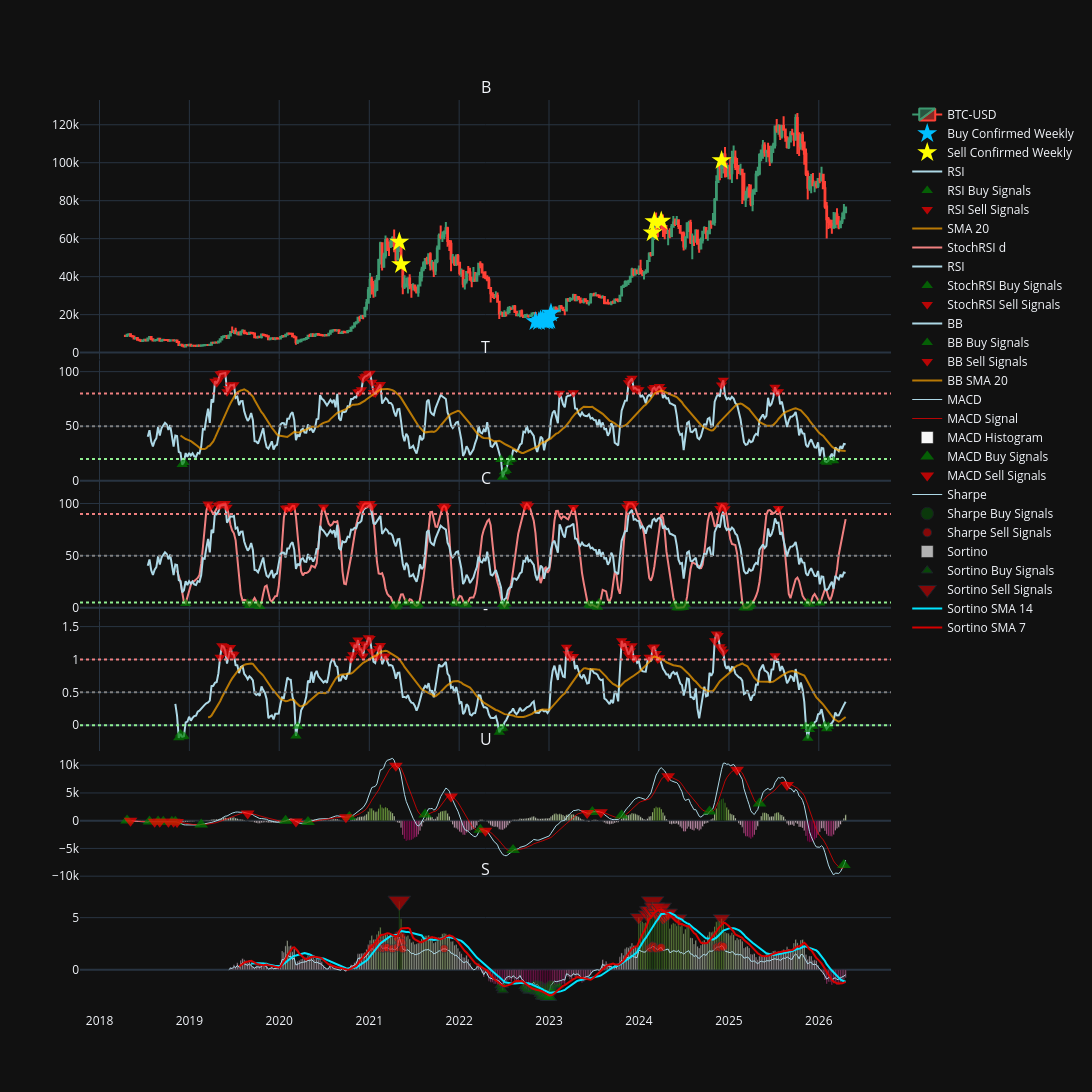

Write notebook code for a chart like this one.
### Markdown cell above
Figure BTC Weekly

### Code cell
fig_btc_weekly = make_subplots(
    rows=6, cols=1,
    shared_xaxes=True,
    vertical_spacing=0.0008,
    subplot_titles=('BTC-USD'),
    row_width=[1.0, 1.0, 1.0, 1.0, 1.0, 2.0]
)

fig_btc_weekly.add_trace(go.Candlestick(
    x=btc_weekly_df.index,
    open=btc_weekly_df['Open']['BTC-USD'],
    high=btc_weekly_df['High']['BTC-USD'],
    low=btc_weekly_df['Low']['BTC-USD'],
    close=btc_weekly_df['Close']['BTC-USD'],
    name='BTC-USD',

), row=1, col=1)

fig_btc_weekly.add_trace(go.Scatter(
    x=btc_weekly_df.index[buy_confirmed_weekly],
    y=btc_weekly_df['Close']['BTC-USD'][buy_confirmed_weekly],
    mode='markers',
    marker=dict(size=15,
                color='#00BFFF',
                symbol='star'),
    showlegend=True,
    name='Buy Confirmed Weekly'
), row=1, col=1)

fig_btc_weekly.add_trace(go.Scatter(
    x=btc_weekly_df.index[sell_confirmed_weekly],
    y=btc_weekly_df['Close']['BTC-USD'][sell_confirmed_weekly],
    mode='markers',
    marker=dict(size=15,
                color='#FFFF00',
                colorscale='PuRd',
                symbol='star'),
    showlegend=True,
    name='Sell Confirmed Weekly'
), row=1, col=1)

'''fig_btc_weekly.add_trace(go.Scatter(
    x=btc_df.index[buy_combined_weekly],
    y=btc_df['Close']['BTC-USD'][buy_combined_weekly],
    mode='markers',
    marker=dict(size=15,
                color='blue',
                colorscale='PuRd',
                symbol='arrow-up'),
    opacity=0.7,
    showlegend=True,
    name='Buy Combined Signals'
), row=1, col=1)

fig_btc_weekly.add_trace(go.Scatter(
    x=btc_df.index[sell_combined_weekly],
    y=btc_df['Close']['BTC-USD'][sell_combined_weekly],
    mode='markers',
    marker=dict(size=15,
                color='red',
                colorscale='PuRd',
                symbol='arrow-down'),
    opacity=0.7,
    showlegend=True,
    name='Sell Combined Signals'
), row=1, col=1)

fig_btc_weekly.add_trace(go.Scatter(
    x=btc_df.index[btc_macd_buy],
    y=btc_df['Close']['BTC-USD'][btc_macd_buy],
    mode='markers',
    marker=dict(size=12,
                color='green',
                symbol='triangle-up'),
    showlegend=True,
    opacity=0.7,
    name='MACD Buy Signals'
), row=1, col=1)

fig_btc_weekly.add_trace(go.Scatter(
    x=btc_df.index[btc_macd_sell],
    y=btc_df['Close']['BTC-USD'][btc_macd_sell],
    mode='markers',
    marker=dict(size=12,
                color='red',
                symbol='triangle-down'),
    showlegend=True,
    opacity=0.7,
    name='MACD Sell Signals'
), row=1, col=1)'''

#---------------------------RSI------------------------#

fig_btc_weekly.add_trace(go.Scatter(
    x=btc_rsi_values_weekly.index,
    y=btc_rsi_values_weekly,
    line=dict(color='lightblue', width=2),
    showlegend=True,
    name='RSI'
), row=2, col=1)

fig_btc_weekly.add_trace(go.Scatter(
    x=btc_rsi_values_weekly[btc_rsi_buy].index,
    y=btc_rsi_values_weekly[btc_rsi_buy],
    mode='markers',
    marker=dict(size=10,
                color='green',
                symbol='triangle-up'),
    showlegend=True,
    opacity=0.7,
    name='RSI Buy Signals'
), row=2, col=1)

fig_btc_weekly.add_trace(go.Scatter(
    x=btc_rsi_values_weekly[btc_rsi_sell].index,
    y=btc_rsi_values_weekly[btc_rsi_sell],
    mode='markers',
    marker=dict(size=10,
                color='red',
                symbol='triangle-down'),
    showlegend=True,
    opacity=0.7,
    name='RSI Sell Signals'
), row=2, col=1)

fig_btc_weekly.add_trace(go.Scatter(
    x=rsi_weekly_sma_20.index,
    y=rsi_weekly_sma_20,
    line=dict(color='orange', width=2),
    opacity=0.7,
    showlegend=True,
    name='SMA 20'
), row=2, col=1)

fig_btc_weekly.add_hline(y=20, line_dash="dot", line_color="lightgreen", row=2, col=1)
fig_btc_weekly.add_hline(y=50, line_dash="dot", line_color="gray", row=2, col=1)
fig_btc_weekly.add_hline(y=80, line_dash="dot", line_color="lightcoral", row=2, col=1)


#--------------------------STOCH RSI---------------------#

fig_btc_weekly.add_trace(go.Scatter(
    x=btc_stochrsi_values_weekly['d'].index,
    y=btc_stochrsi_values_weekly['d'],
    line=dict(color='lightcoral', width=2),
    showlegend=True,
    name='StochRSI d'
), row=3, col=1)

fig_btc_weekly.add_trace(go.Scatter(
    x=btc_rsi_values_weekly.index,
    y=btc_rsi_values_weekly,
    line=dict(color='lightblue', width=2),
    showlegend=True,
    name='RSI'
), row=3, col=1)

fig_btc_weekly.add_trace(go.Scatter(
    x=btc_stochrsi_values_weekly['d'][btc_stochrsi_buy].index,
    y=btc_stochrsi_values_weekly['d'][btc_stochrsi_buy],
    mode='markers',
    marker=dict(size=10,
                color='green',
                symbol='triangle-up'),
    showlegend=True,
    opacity=0.7,
    name='StochRSI Buy Signals'
), row=3, col=1)

fig_btc_weekly.add_trace(go.Scatter(
    x=btc_stochrsi_values_weekly['d'][btc_stochrsi_sell].index,
    y=btc_stochrsi_values_weekly['d'][btc_stochrsi_sell],
    mode='markers',
    marker=dict(size=10,
                color='red',
                symbol='triangle-down'),
    showlegend=True,
    opacity=0.7,
    name='StochRSI Sell Signals'
), row=3, col=1)

fig_btc_weekly.add_hline(y=5, line_dash="dot", line_color="lightgreen", row=3, col=1)
fig_btc_weekly.add_hline(y=50, line_dash="dot", line_color="gray", row=3, col=1)
fig_btc_weekly.add_hline(y=90, line_dash="dot", line_color="lightcoral", row=3, col=1)


#--------------------BB%B-----------------------#

fig_btc_weekly.add_trace(go.Scatter(
    x=btc_bb_values_weekly.index,
    y=btc_bb_values_weekly,
    line=dict(color='lightblue', width=2),
    showlegend=True,
    name='BB'
), row=4, col=1)

fig_btc_weekly.add_trace(go.Scatter(
    x=btc_bb_values_weekly[btc_bb_buy].index,
    y=btc_bb_values_weekly[btc_bb_buy],
    mode='markers',
    marker=dict(size=10,
                color='green',
                symbol='triangle-up'),
    showlegend=True,
    opacity=0.7,
    name='BB Buy Signals'
), row=4, col=1)

fig_btc_weekly.add_trace(go.Scatter(
    x=btc_bb_values_weekly[btc_bb_sell].index,
    y=btc_bb_values_weekly[btc_bb_sell],
    mode='markers',
    marker=dict(size=10,
                color='red',
                symbol='triangle-down'),
    showlegend=True,
    opacity=0.7,
    name='BB Sell Signals'
), row=4, col=1)

fig_btc_weekly.add_trace(go.Scatter(
    x=btc_bb_weekly_sma_20.index,
    y=btc_bb_weekly_sma_20,
    line=dict(color='orange', width=2),
    opacity=0.7,
    showlegend=True,
    name='BB SMA 20'
), row=4, col=1)

fig_btc_weekly.add_hline(y=0, line_dash="dot", line_color="lightgreen", row=4, col=1)
fig_btc_weekly.add_hline(y=0.50, line_dash="dot", line_color="gray", row=4, col=1)
fig_btc_weekly.add_hline(y=1, line_dash="dot", line_color="lightcoral", row=4, col=1)

#------------------------MACD------------------------#

fig_btc_weekly.add_trace(go.Scatter(
    x=btc_macd_values_weekly['macd'].index,
    y=btc_macd_values_weekly['macd'],
    line=dict(color='lightblue', width=1),
    showlegend=True,
    name='MACD'
), row=5, col=1)

fig_btc_weekly.add_trace(go.Scatter(
    x=btc_macd_values_weekly['signal'].index,
    y=btc_macd_values_weekly['signal'],
    line=dict(color='red', width=1),
    opacity=0.7,
    showlegend=True,
    name='MACD Signal'
), row=5, col=1)

fig_btc_weekly.add_trace(go.Bar(
    x=btc_macd_values_weekly['histogram'].index,
    y=btc_macd_values_weekly['histogram'],
    marker_color=btc_macd_values_weekly['histogram'],
    showlegend=True,
    name='MACD Histogram'
), row=5, col=1)

fig_btc_weekly.add_trace(go.Scatter(
    x=btc_macd_values_weekly['macd'][btc_macd_buy].index,
    y=btc_macd_values_weekly['macd'][btc_macd_buy],
    mode='markers',
    marker=dict(size=12,
                color='green',
                symbol='triangle-up'),
    showlegend=True,
    opacity=0.7,
    name='MACD Buy Signals'
), row=5, col=1)

fig_btc_weekly.add_trace(go.Scatter(
    x=btc_macd_values_weekly['macd'][btc_macd_sell].index,
    y=btc_macd_values_weekly['macd'][btc_macd_sell],
    mode='markers',
    marker=dict(size=12,
                color='red',
                symbol='triangle-down'),
    showlegend=True,
    opacity=0.7,
    name='MACD Sell Signals'
), row=5, col=1)


#------------------------SHARPE-----------------------#


fig_btc_weekly.add_trace(go.Scatter(
    x=btc_sharpe_weekly_values.index,
    y=btc_sharpe_weekly_values,
    line=dict(color='lightblue', width=1),
    showlegend=True,
    name='Sharpe'
), row=6, col=1)

fig_btc_weekly.add_trace(go.Scatter(
    x=btc_sharpe_weekly_values[btc_sharpe_buy_weekly].index,
    y=btc_sharpe_weekly_values[btc_sharpe_buy_weekly],
    mode='markers',
    marker=dict(size=btc_sharpe_weekly_values[btc_sharpe_buy_weekly].abs()*7,
                color='green',
                symbol='circle'),

    showlegend=True,
    opacity=0.5,
    name='Sharpe Buy Signals'
), row=6, col=1)

fig_btc_weekly.add_trace(go.Scatter(
    x=btc_sharpe_weekly_values.index[btc_sharpe_sell_weekly],
    y=btc_sharpe_weekly_values[btc_sharpe_sell_weekly],
    mode='markers',
    marker=dict(size=btc_sharpe_weekly_values[btc_sharpe_sell_weekly].abs()*4,
                color='red',
                symbol='circle'),

    showlegend=True,
    opacity=0.7,
    name='Sharpe Sell Signals'
), row=6, col=1)

'''fig_btc_weekly.add_trace(go.Scatter(
    x=btc_sharpe_sma_20.index,
    y=btc_sharpe_sma_20,
    line=dict(color='purple', width=2),
    showlegend=True,
    opacity=0.7,
    name='Sharpe SMA 20'
), row=6, col=1)'''

#------------------------SORTINO-----------------------#

fig_btc_weekly.add_trace(go.Bar(
    x=btc_sortino_values_weekly.index,
    y=btc_sortino_values_weekly,
    marker_color=btc_sortino_values_weekly,
    showlegend=True,
    opacity=0.7,
    name='Sortino'
), row=6, col=1)

fig_btc_weekly.add_trace(go.Scatter(
    x=btc_sortino_values_weekly[sortino_buy_weekly].index,
    y=btc_sortino_values_weekly[sortino_buy_weekly],
    mode='markers',
    marker=dict(size=btc_sortino_values_weekly[sortino_buy_weekly].abs()*5,
                color='green',
                symbol='triangle-up'),

    showlegend=True,
    opacity=0.7,
    name='Sortino Buy Signals'
), row=6, col=1)

fig_btc_weekly.add_trace(go.Scatter(
    x=btc_sortino_values_weekly[sortino_sell_weekly].index,
    y=btc_sortino_values_weekly[sortino_sell_weekly],
    mode='markers',
    marker=dict(size=btc_sortino_values_weekly[sortino_sell_weekly].abs()*3,
                color='red',
                symbol='triangle-down'),
    showlegend=True,
    opacity=0.7,
    name='Sortino Sell Signals'
), row=6, col=1)

fig_btc_weekly.add_trace(go.Scatter(
    x=btc_sortino_weekly_sma_14.index,
    y=btc_sortino_weekly_sma_14,
    line=dict(color='#00E5FF', width=2),
    showlegend=True,
    name='Sortino SMA 14'
), row=6, col=1)

fig_btc_weekly.add_trace(go.Scatter(
    x=btc_sortino_weekly_sma_7.index,
    y=btc_sortino_weekly_sma_7,
    line=dict(color='#D60000', width=2),
    showlegend=True,
    name='Sortino SMA 7'
), row=6, col=1)

#------------------------VIX----------------------#

'''fig_btc_weekly.add_trace(go.Bar(
    x=vix.index,
    y=vix,
    marker_color=vix,
    showlegend=True,
    opacity=0.7,
    name='VIX'
), row=7, col=1)

fig_btc_weekly.add_trace(go.Scatter(
    x=vix_sma_9.index,
    y=vix_sma_9,
    marker_color='orange',
    showlegend=True,
    opacity=0.7,
    name='VIX SMA 9'
), row=7, col=1)

fig_btc_weekly.add_trace(go.Scatter(
    x=vix_sma_20.index,
    y=vix_sma_20,
    marker_color='lightgreen',
    showlegend=True,
    name='VIX SMA 50'
), row=7, col=1)'''

fig_btc_weekly.update_layout(xaxis_rangeslider_visible=False, template='plotly_dark', height=1150, width=1600)

### Figure 1 — Plotly figure (JSON) as saved in the notebook; plotly's stock layout.template omitted (floating-point values rounded to 4 significant figures; data arrays with more than 128 entries replaced by an {"elided": "..."} marker saying what was removed)
{"data": [{"close": {"elided": "419 float values"}, "high": {"elided": "419 float values"}, "low": {"elided": "419 float values"}, "name": "BTC-USD", "open": {"elided": "419 float values"}, "type": "candlestick", "x": {"elided": "419 str values"}, "xaxis": "x", "yaxis": "y"}, {"marker": {"color": "#00BFFF", "size": 15, "symbol": "star"}, "mode": "markers", "name": "Buy Confirmed Weekly", "showlegend": true, "type": "scatter", "x": ["2022-11-07T00:00:00", "2022-11-21T00:00:00", "2022-11-28T00:00:00", "2022-12-05T00:00:00", "2022-12-12T00:00:00", "2022-12-19T00:00:00", "2022-12-26T00:00:00", "2023-01-02T00:00:00", "2023-01-09T00:00:00"], "xaxis": "x", "y": [16350.0, 16440.0, 17130.0, 17100.0, 16760.0, 16840.0, 16630.0, 17090.0, 20880.0], "yaxis": "y"}, {"marker": {"color": "#FFFF00", "colorscale": [[0, "rgb(247,244,249)"], [0.125, "rgb(231,225,239)"], [0.25, "rgb(212,185,218)"], [0.375, "rgb(201,148,199)"], [0.5, "rgb(223,101,176)"], [0.625, "rgb(231,41,138)"], [0.75, "rgb(206,18,86)"], [0.875, "rgb(152,0,67)"], [1, "rgb(103,0,31)"]], "size": 15, "symbol": "star"}, "mode": "markers", "name": "Sell Confirmed Weekly", "showlegend": true, "type": "scatter", "x": ["2021-05-03T00:00:00", "2021-05-10T00:00:00", "2024-02-26T00:00:00", "2024-03-04T00:00:00", "2024-04-01T00:00:00", "2024-12-02T00:00:00"], "xaxis": "x", "y": [58230.0, 46460.0, 63170.0, 69020.0, 69360.0, 101200.0], "yaxis": "y"}, {"line": {"color": "lightblue", "width": 2}, "name": "RSI", "showlegend": true, "type": "scatter", "x": {"elided": "419 str values"}, "xaxis": "x2", "y": {"elided": "419 float values"}, "yaxis": "y2"}, {"marker": {"color": "green", "size": 10, "symbol": "triangle-up"}, "mode": "markers", "name": "RSI Buy Signals", "opacity": 0.7, "showlegend": true, "type": "scatter", "x": ["2018-12-03T00:00:00", "2018-12-10T00:00:00", "2022-06-20T00:00:00", "2022-06-27T00:00:00", "2022-07-04T00:00:00", "2022-07-11T00:00:00", "2022-07-18T00:00:00", "2022-07-25T00:00:00", "2022-08-01T00:00:00", "2026-01-26T00:00:00", "2026-02-02T00:00:00", "2026-02-09T00:00:00", "2026-03-02T00:00:00"], "xaxis": "x2", "y": [14.82, 16.79, 19.58, 3.18, 8.167, 9.454, 16.8, 19.26, 19.9, 17.87, 17.03, 18.37, 18.34], "yaxis": "y2"}, {"marker": {"color": "red", "size": 10, "symbol": "triangle-down"}, "mode": "markers", "name": "RSI Sell Signals", "opacity": 0.7, "showlegend": true, "type": "scatter", "x": ["2019-04-15T00:00:00", "2019-04-22T00:00:00", "2019-04-29T00:00:00", "2019-05-06T00:00:00", "2019-05-13T00:00:00", "2019-05-20T00:00:00", "2019-05-27T00:00:00", "2019-06-03T00:00:00", "2019-06-10T00:00:00", "2019-06-17T00:00:00", "2019-06-24T00:00:00", "2019-07-01T00:00:00", "2020-11-16T00:00:00", "2020-11-23T00:00:00", "2020-11-30T00:00:00", "2020-12-07T00:00:00", "2020-12-14T00:00:00", "2020-12-21T00:00:00", "2020-12-28T00:00:00", "2021-01-04T00:00:00", "2021-01-11T00:00:00", "2021-01-18T00:00:00", "2021-01-25T00:00:00", "2021-02-01T00:00:00", "2021-02-08T00:00:00", "2021-02-15T00:00:00", "2023-02-13T00:00:00", "2023-04-10T00:00:00", "2023-11-20T00:00:00", "2023-11-27T00:00:00", "2023-12-04T00:00:00", "2023-12-11T00:00:00", "2023-12-18T00:00:00", "2023-12-25T00:00:00", "2024-01-01T00:00:00", "2024-02-26T00:00:00", "2024-03-04T00:00:00", "2024-03-11T00:00:00", "2024-03-18T00:00:00", "2024-03-25T00:00:00", "2024-04-01T00:00:00", "2024-12-02T00:00:00", "2024-12-09T00:00:00", "2025-07-07T00:00:00", "2025-07-14T00:00:00", "2025-07-21T00:00:00"], "xaxis": "x2", "y": [91.22, 89.76, 92.34, 97.82, 98.29, 98.76, 98.74, 81.6, 84.64, 87.66, 87.33, 88.05, 81.34, 81.62, 83.43, 93.48, 95.42, 96.02, 97.82, 98.61, 90.24, 80.84, 80.42, 83.03, 86.0, 88.14, 80.09, 80.59, 89.73, 91.82, 93.89, 84.42, 85.05, 83.37, 83.33, 84.17, 85.46, 82.58, 85.42, 86.34, 83.72, 87.77, 92.13, 85.7, 81.34, 81.57], "yaxis": "y2"}, {"line": {"color": "orange", "width": 2}, "name": "SMA 20", "opacity": 0.7, "showlegend": true, "type": "scatter", "x": {"elided": "419 str values"}, "xaxis": "x2", "y": {"elided": "419 float values"}, "yaxis": "y2"}, {"line": {"color": "lightcoral", "width": 2}, "name": "StochRSI d", "showlegend": true, "type": "scatter", "x": {"elided": "389 str values"}, "xaxis": "x3", "y": {"elided": "389 float values"}, "yaxis": "y3"}, {"line": {"color": "lightblue", "width": 2}, "name": "RSI", "showlegend": true, "type": "scatter", "x": {"elided": "419 str values"}, "xaxis": "x3", "y": {"elided": "419 float values"}, "yaxis": "y3"}, {"marker": {"color": "green", "size": 10, "symbol": "triangle-up"}, "mode": "markers", "name": "StochRSI Buy Signals", "opacity": 0.7, "showlegend": true, "type": "scatter", "x": ["2018-12-17T00:00:00", "2019-08-26T00:00:00", "2019-09-02T00:00:00", "2019-09-09T00:00:00", "2019-10-07T00:00:00", "2019-10-14T00:00:00", "2021-04-12T00:00:00", "2021-04-19T00:00:00", "2021-04-26T00:00:00", "2021-05-31T00:00:00", "2021-07-05T00:00:00", "2021-07-12T00:00:00", "2021-07-19T00:00:00", "2021-12-13T00:00:00", "2021-12-20T00:00:00", "2022-01-24T00:00:00", "2022-01-31T00:00:00", "2022-06-27T00:00:00", "2022-07-04T00:00:00", "2022-07-11T00:00:00", "2023-06-12T00:00:00", "2023-06-19T00:00:00", "2023-06-26T00:00:00", "2023-07-03T00:00:00", "2023-07-10T00:00:00", "2023-07-17T00:00:00", "2023-07-24T00:00:00", "2024-05-27T00:00:00", "2024-06-03T00:00:00", "2024-06-10T00:00:00", "2024-06-17T00:00:00", "2024-06-24T00:00:00", "2024-07-01T00:00:00", "2024-07-08T00:00:00", "2025-03-03T00:00:00", "2025-03-10T00:00:00", "2025-03-17T00:00:00", "2025-03-24T00:00:00", "2025-03-31T00:00:00", "2025-11-17T00:00:00", "2025-11-24T00:00:00", "2026-01-05T00:00:00"], "xaxis": "x3", "y": [4.211, 4.243, 2.205, 4.016, 2.874, 1.317, 2.591, 0.6984, 2.758, 4.583, 2.592, 1.8, 2.932, 4.822, 3.516, 2.679, 3.07, 3.231, 1.096, 3.572, 3.021, 2.051, 2.88, 2.23, 1.58, 0.4648, 4.738, 3.417, 0.0, 0.0, 0.0, 0.2131, 0.4262, 3.012, 0.0, 0.0, 0.1225, 1.303, 3.083, 4.714, 3.364, 4.567], "yaxis": "y3"}, {"marker": {"color": "red", "size": 10, "symbol": "triangle-down"}, "mode": "markers", "name": "StochRSI Sell Signals", "opacity": 0.7, "showlegend": true, "type": "scatter", "x": ["2019-03-18T00:00:00", "2019-03-25T00:00:00", "2019-04-29T00:00:00", "2019-05-06T00:00:00", "2019-05-13T00:00:00", "2019-05-20T00:00:00", "2019-05-27T00:00:00", "2019-06-03T00:00:00", "2020-01-27T00:00:00", "2020-02-03T00:00:00", "2020-02-17T00:00:00", "2020-02-24T00:00:00", "2020-03-02T00:00:00", "2020-06-29T00:00:00", "2020-11-30T00:00:00", "2020-12-07T00:00:00", "2020-12-14T00:00:00", "2020-12-21T00:00:00", "2020-12-28T00:00:00", "2021-01-04T00:00:00", "2021-01-11T00:00:00", "2021-10-25T00:00:00", "2021-11-01T00:00:00", "2021-11-08T00:00:00", "2022-09-26T00:00:00", "2022-10-03T00:00:00", "2022-10-10T00:00:00", "2023-04-10T00:00:00", "2023-11-13T00:00:00", "2023-11-20T00:00:00", "2023-11-27T00:00:00", "2023-12-04T00:00:00", "2023-12-11T00:00:00", "2024-11-25T00:00:00", "2024-12-02T00:00:00", "2024-12-09T00:00:00", "2024-12-16T00:00:00", "2025-07-21T00:00:00"], "xaxis": "x3", "y": [99.57, 96.45, 98.25, 98.66, 99.53, 99.77, 100.0, 96.3, 95.44, 95.67, 95.73, 97.87, 97.67, 96.61, 95.64, 98.48, 100.0, 100.0, 100.0, 100.0, 96.99, 96.21, 97.69, 96.36, 97.43, 99.61, 97.81, 96.22, 96.63, 100.0, 100.0, 100.0, 98.29, 95.16, 98.46, 97.69, 95.01, 95.28], "yaxis": "y3"}, {"line": {"color": "lightblue", "width": 2}, "name": "BB", "showlegend": true, "type": "scatter", "x": {"elided": "419 str values"}, "xaxis": "x4", "y": {"elided": "419 float values"}, "yaxis": "y4"}, {"marker": {"color": "green", "size": 10, "symbol": "triangle-up"}, "mode": "markers", "name": "BB Buy Signals", "opacity": 0.7, "showlegend": true, "type": "scatter", "x": ["2018-11-19T00:00:00", "2018-11-26T00:00:00", "2018-12-03T00:00:00", "2018-12-10T00:00:00", "2020-03-09T00:00:00", "2020-03-16T00:00:00", "2022-06-13T00:00:00", "2022-06-20T00:00:00", "2022-06-27T00:00:00", "2025-11-10T00:00:00", "2025-11-17T00:00:00", "2025-11-24T00:00:00", "2025-12-01T00:00:00", "2025-12-08T00:00:00", "2026-01-26T00:00:00", "2026-02-02T00:00:00", "2026-02-09T00:00:00"], "xaxis": "x4", "y": [-0.1915, -0.1332, -0.1768, -0.1681, -0.1623, -0.01465, -0.1067, -0.05291, -0.04313, -0.01778, -0.1983, -0.0654, -0.01236, -0.01392, -0.002692, -0.05397, -0.01723], "yaxis": "y4"}, {"marker": {"color": "red", "size": 10, "symbol": "triangle-down"}, "mode": "markers", "name": "BB Sell Signals", "opacity": 0.7, "showlegend": true, "type": "scatter", "x": ["2019-05-06T00:00:00", "2019-05-13T00:00:00", "2019-05-20T00:00:00", "2019-05-27T00:00:00", "2019-06-10T00:00:00", "2019-06-17T00:00:00", "2019-06-24T00:00:00", "2019-07-01T00:00:00", "2020-10-19T00:00:00", "2020-10-26T00:00:00", "2020-11-02T00:00:00", "2020-11-09T00:00:00", "2020-11-16T00:00:00", "2020-11-23T00:00:00", "2020-11-30T00:00:00", "2020-12-07T00:00:00", "2020-12-14T00:00:00", "2020-12-21T00:00:00", "2020-12-28T00:00:00", "2021-01-04T00:00:00", "2021-01-11T00:00:00", "2021-02-01T00:00:00", "2021-02-08T00:00:00", "2021-02-15T00:00:00", "2021-03-08T00:00:00", "2023-03-13T00:00:00", "2023-03-20T00:00:00", "2023-03-27T00:00:00", "2023-04-10T00:00:00", "2023-10-23T00:00:00", "2023-10-30T00:00:00", "2023-11-06T00:00:00", "2023-11-13T00:00:00", "2023-11-20T00:00:00", "2023-11-27T00:00:00", "2023-12-04T00:00:00", "2023-12-11T00:00:00", "2023-12-18T00:00:00", "2024-02-12T00:00:00", "2024-02-26T00:00:00", "2024-03-04T00:00:00", "2024-03-11T00:00:00", "2024-03-18T00:00:00", "2024-03-25T00:00:00", "2024-11-04T00:00:00", "2024-11-11T00:00:00", "2024-11-18T00:00:00", "2024-11-25T00:00:00", "2024-12-02T00:00:00", "2024-12-09T00:00:00", "2025-07-07T00:00:00"], "xaxis": "x4", "y": [1.034, 1.208, 1.197, 1.128, 1.063, 1.181, 1.085, 1.07, 1.011, 1.073, 1.224, 1.184, 1.295, 1.154, 1.149, 1.054, 1.226, 1.235, 1.33, 1.319, 1.123, 1.037, 1.166, 1.211, 1.052, 1.185, 1.089, 1.034, 1.046, 1.283, 1.197, 1.242, 1.149, 1.072, 1.134, 1.21, 1.018, 1.029, 1.035, 1.18, 1.19, 1.09, 1.009, 1.027, 1.286, 1.388, 1.363, 1.193, 1.158, 1.115, 1.058], "yaxis": "y4"}, {"line": {"color": "orange", "width": 2}, "name": "BB SMA 20", "opacity": 0.7, "showlegend": true, "type": "scatter", "x": {"elided": "419 str values"}, "xaxis": "x4", "y": {"elided": "419 float values"}, "yaxis": "y4"}, {"line": {"color": "lightblue", "width": 1}, "name": "MACD", "showlegend": true, "type": "scatter", "x": {"elided": "419 str values"}, "xaxis": "x5", "y": {"elided": "419 float values"}, "yaxis": "y5"}, {"line": {"color": "red", "width": 1}, "name": "MACD Signal", "opacity": 0.7, "showlegend": true, "type": "scatter", "x": {"elided": "419 str values"}, "xaxis": "x5", "y": {"elided": "419 float values"}, "yaxis": "y5"}, {"marker": {"color": {"elided": "419 float values"}}, "name": "MACD Histogram", "showlegend": true, "type": "bar", "x": {"elided": "419 str values"}, "xaxis": "x5", "y": {"elided": "419 float values"}, "yaxis": "y5"}, {"marker": {"color": "green", "size": 12, "symbol": "triangle-up"}, "mode": "markers", "name": "MACD Buy Signals", "opacity": 0.7, "showlegend": true, "type": "scatter", "x": ["2018-04-23T00:00:00", "2018-07-23T00:00:00", "2018-08-27T00:00:00", "2018-09-17T00:00:00", "2018-10-22T00:00:00", "2018-11-05T00:00:00", "2019-02-18T00:00:00", "2020-01-27T00:00:00", "2020-04-27T00:00:00", "2020-10-12T00:00:00", "2021-08-16T00:00:00", "2022-03-28T00:00:00", "2022-08-08T00:00:00", "2023-06-26T00:00:00", "2023-10-23T00:00:00", "2024-10-14T00:00:00", "2025-05-05T00:00:00", "2026-04-13T00:00:00"], "xaxis": "x5", "y": [13.83, -148.8, -165.9, -194.6, -195.4, -193.9, -695.2, -26.12, -256.8, 653.0, 1093.0, -1614.0, -5279.0, 1585.0, 925.0, 1648.0, 3092.0, -7986.0], "yaxis": "y5"}, {"marker": {"color": "red", "size": 12, "symbol": "triangle-down"}, "mode": "markers", "name": "MACD Sell Signals", "opacity": 0.7, "showlegend": true, "type": "scatter", "x": ["2018-05-07T00:00:00", "2018-08-13T00:00:00", "2018-09-03T00:00:00", "2018-10-08T00:00:00", "2018-10-29T00:00:00", "2018-11-12T00:00:00", "2019-08-26T00:00:00", "2020-03-09T00:00:00", "2020-09-28T00:00:00", "2021-04-19T00:00:00", "2021-11-29T00:00:00", "2022-04-18T00:00:00", "2023-06-05T00:00:00", "2023-07-31T00:00:00", "2024-04-29T00:00:00", "2025-02-03T00:00:00", "2025-08-25T00:00:00"], "xaxis": "x5", "y": [-4.232, -207.3, -197.1, -203.3, -197.3, -246.6, 1282.0, -131.8, 623.0, 9904.0, 4366.0, -1796.0, 1365.0, 1506.0, 8005.0, 9187.0, 6439.0], "yaxis": "y5"}, {"line": {"color": "lightblue", "width": 1}, "name": "Sharpe", "showlegend": true, "type": "scatter", "x": {"elided": "418 str values"}, "xaxis": "x6", "y": {"elided": "418 float values"}, "yaxis": "y6"}, {"marker": {"color": "green", "size": [10.54, 10.94, 12.08, 13.62, 13.73, 13.75, 14.28, 14.35, 10.52], "symbol": "circle"}, "mode": "markers", "name": "Sharpe Buy Signals", "opacity": 0.5, "showlegend": true, "type": "scatter", "x": ["2022-11-07T00:00:00", "2022-11-21T00:00:00", "2022-11-28T00:00:00", "2022-12-05T00:00:00", "2022-12-12T00:00:00", "2022-12-19T00:00:00", "2022-12-26T00:00:00", "2023-01-02T00:00:00", "2023-01-09T00:00:00"], "xaxis": "x6", "y": [-1.506, -1.563, -1.726, -1.946, -1.962, -1.964, -2.04, -2.05, -1.503], "yaxis": "y6"}, {"marker": {"color": "red", "size": [8.415, 8.544, 9.118, 9.855, 8.181, 8.272, 8.582, 8.49, 8.067, 8.637, 12.55, 10.25, 8.016, 8.098, 8.292, 8.338, 9.046, 8.707, 8.075, 8.322, 8.55, 8.644, 8.769, 8.723, 9.239, 8.845], "symbol": "circle"}, "mode": "markers", "name": "Sharpe Sell Signals", "opacity": 0.7, "showlegend": true, "type": "scatter", "x": ["2021-01-11T00:00:00", "2021-02-01T00:00:00", "2021-02-08T00:00:00", "2021-02-15T00:00:00", "2021-02-22T00:00:00", "2021-03-01T00:00:00", "2021-03-08T00:00:00", "2021-03-15T00:00:00", "2021-04-05T00:00:00", "2021-04-26T00:00:00", "2021-05-03T00:00:00", "2021-05-10T00:00:00", "2021-05-17T00:00:00", "2021-11-01T00:00:00", "2024-02-12T00:00:00", "2024-02-19T00:00:00", "2024-02-26T00:00:00", "2024-03-04T00:00:00", "2024-03-11T00:00:00", "2024-03-25T00:00:00", "2024-04-01T00:00:00", "2024-11-11T00:00:00", "2024-11-18T00:00:00", "2024-11-25T00:00:00", "2024-12-02T00:00:00", "2024-12-09T00:00:00"], "xaxis": "x6", "y": [2.104, 2.136, 2.279, 2.464, 2.045, 2.068, 2.145, 2.122, 2.017, 2.159, 3.138, 2.562, 2.004, 2.024, 2.073, 2.085, 2.262, 2.177, 2.019, 2.08, 2.138, 2.161, 2.192, 2.181, 2.31, 2.211], "yaxis": "y6"}, {"marker": {"color": {"elided": "418 float values"}}, "name": "Sortino", "opacity": 0.7, "showlegend": true, "type": "bar", "x": {"elided": "418 str values"}, "xaxis": "x6", "y": {"elided": "418 float values"}, "yaxis": "y6"}, {"marker": {"color": "green", "size": [7.777, 8.853, 9.864, 7.63, 8.085, 8.915, 9.449, 10.06, 9.776, 9.828, 8.554, 10.37, 9.564, 10.53, 11.38, 12.53, 12.64, 12.65, 13.12, 13.17, 10.24, 9.135, 7.953, 7.79, 7.527], "symbol": "triangle-up"}, "mode": "markers", "name": "Sortino Buy Signals", "opacity": 0.7, "showlegend": true, "type": "scatter", "x": ["2022-06-13T00:00:00", "2022-06-20T00:00:00", "2022-06-27T00:00:00", "2022-07-04T00:00:00", "2022-09-19T00:00:00", "2022-09-26T00:00:00", "2022-10-03T00:00:00", "2022-10-10T00:00:00", "2022-10-17T00:00:00", "2022-10-24T00:00:00", "2022-10-31T00:00:00", "2022-11-07T00:00:00", "2022-11-14T00:00:00", "2022-11-21T00:00:00", "2022-11-28T00:00:00", "2022-12-05T00:00:00", "2022-12-12T00:00:00", "2022-12-19T00:00:00", "2022-12-26T00:00:00", "2023-01-02T00:00:00", "2023-01-09T00:00:00", "2023-01-16T00:00:00", "2023-01-30T00:00:00", "2023-02-06T00:00:00", "2023-02-13T00:00:00"], "xaxis": "x6", "y": [-1.555, -1.771, -1.973, -1.526, -1.617, -1.783, -1.89, -2.012, -1.955, -1.966, -1.711, -2.075, -1.913, -2.107, -2.275, -2.505, -2.528, -2.53, -2.623, -2.634, -2.048, -1.827, -1.591, -1.558, -1.505], "yaxis": "y6"}, {"marker": {"color": "red", "size": [19.76, 15.1, 15.86, 16.94, 17.01, 19.62, 17.93, 16.55, 15.65, 17.15, 17.88, 14.98, 15.36, 15.94, 16.31, 14.77, 14.79], "symbol": "triangle-down"}, "mode": "markers", "name": "Sortino Sell Signals", "opacity": 0.7, "showlegend": true, "type": "scatter", "x": ["2021-05-03T00:00:00", "2024-01-01T00:00:00", "2024-02-05T00:00:00", "2024-02-12T00:00:00", "2024-02-19T00:00:00", "2024-02-26T00:00:00", "2024-03-04T00:00:00", "2024-03-11T00:00:00", "2024-03-18T00:00:00", "2024-03-25T00:00:00", "2024-04-01T00:00:00", "2024-04-08T00:00:00", "2024-04-15T00:00:00", "2024-04-22T00:00:00", "2024-04-29T00:00:00", "2024-06-10T00:00:00", "2024-12-02T00:00:00"], "xaxis": "x6", "y": [6.587, 5.033, 5.286, 5.646, 5.671, 6.539, 5.976, 5.517, 5.215, 5.718, 5.961, 4.995, 5.121, 5.313, 5.436, 4.923, 4.931], "yaxis": "y6"}, {"line": {"color": "#00E5FF", "width": 2}, "name": "Sortino SMA 14", "showlegend": true, "type": "scatter", "x": {"elided": "418 str values"}, "xaxis": "x6", "y": {"elided": "418 float values"}, "yaxis": "y6"}, {"line": {"color": "#D60000", "width": 2}, "name": "Sortino SMA 7", "showlegend": true, "type": "scatter", "x": {"elided": "418 str values"}, "xaxis": "x6", "y": {"elided": "418 float values"}, "yaxis": "y6"}], "layout": {"annotations": [{"font": {"size": 16}, "showarrow": false, "text": "B", "x": 0.5, "xanchor": "center", "xref": "paper", "y": 1.0, "yanchor": "bottom", "yref": "paper"}, {"font": {"size": 16}, "showarrow": false, "text": "T", "x": 0.5, "xanchor": "center", "xref": "paper", "y": 0.7146, "yanchor": "bottom", "yref": "paper"}, {"font": {"size": 16}, "showarrow": false, "text": "C", "x": 0.5, "xanchor": "center", "xref": "paper", "y": 0.5715, "yanchor": "bottom", "yref": "paper"}, {"font": {"size": 16}, "showarrow": false, "text": "-", "x": 0.5, "xanchor": "center", "xref": "paper", "y": 0.4285, "yanchor": "bottom", "yref": "paper"}, {"font": {"size": 16}, "showarrow": false, "text": "U", "x": 0.5, "xanchor": "center", "xref": "paper", "y": 0.2854, "yanchor": "bottom", "yref": "paper"}, {"font": {"size": 16}, "showarrow": false, "text": "S", "x": 0.5, "xanchor": "center", "xref": "paper", "y": 0.1423, "yanchor": "bottom", "yref": "paper"}], "height": 1150, "shapes": [{"line": {"color": "lightgreen", "dash": "dot"}, "type": "line", "x0": 0, "x1": 1, "xref": "x2 domain", "y0": 20, "y1": 20, "yref": "y2"}, {"line": {"color": "gray", "dash": "dot"}, "type": "line", "x0": 0, "x1": 1, "xref": "x2 domain", "y0": 50, "y1": 50, "yref": "y2"}, {"line": {"color": "lightcoral", "dash": "dot"}, "type": "line", "x0": 0, "x1": 1, "xref": "x2 domain", "y0": 80, "y1": 80, "yref": "y2"}, {"line": {"color": "lightgreen", "dash": "dot"}, "type": "line", "x0": 0, "x1": 1, "xref": "x3 domain", "y0": 5, "y1": 5, "yref": "y3"}, {"line": {"color": "gray", "dash": "dot"}, "type": "line", "x0": 0, "x1": 1, "xref": "x3 domain", "y0": 50, "y1": 50, "yref": "y3"}, {"line": {"color": "lightcoral", "dash": "dot"}, "type": "line", "x0": 0, "x1": 1, "xref": "x3 domain", "y0": 90, "y1": 90, "yref": "y3"}, {"line": {"color": "lightgreen", "dash": "dot"}, "type": "line", "x0": 0, "x1": 1, "xref": "x4 domain", "y0": 0, "y1": 0, "yref": "y4"}, {"line": {"color": "gray", "dash": "dot"}, "type": "line", "x0": 0, "x1": 1, "xref": "x4 domain", "y0": 0.5, "y1": 0.5, "yref": "y4"}, {"line": {"color": "lightcoral", "dash": "dot"}, "type": "line", "x0": 0, "x1": 1, "xref": "x4 domain", "y0": 1, "y1": 1, "yref": "y4"}], "width": 1600, "xaxis": {"anchor": "y", "domain": [0, 1], "matches": "x6", "rangeslider": {"visible": false}, "showticklabels": false}, "xaxis2": {"anchor": "y2", "domain": [0, 1], "matches": "x6", "showticklabels": false}, "xaxis3": {"anchor": "y3", "domain": [0, 1], "matches": "x6", "showticklabels": false}, "xaxis4": {"anchor": "y4", "domain": [0, 1], "matches": "x6", "showticklabels": false}, "xaxis5": {"anchor": "y5", "domain": [0, 1], "matches": "x6", "showticklabels": false}, "xaxis6": {"anchor": "y6", "domain": [0, 1]}, "yaxis": {"anchor": "x", "domain": [0.7154, 1.0]}, "yaxis2": {"anchor": "x2", "domain": [0.5723, 0.7146]}, "yaxis3": {"anchor": "x3", "domain": [0.4293, 0.5715]}, "yaxis4": {"anchor": "x4", "domain": [0.2862, 0.4285]}, "yaxis5": {"anchor": "x5", "domain": [0.1431, 0.2854]}, "yaxis6": {"anchor": "x6", "domain": [0, 0.1423]}}}
